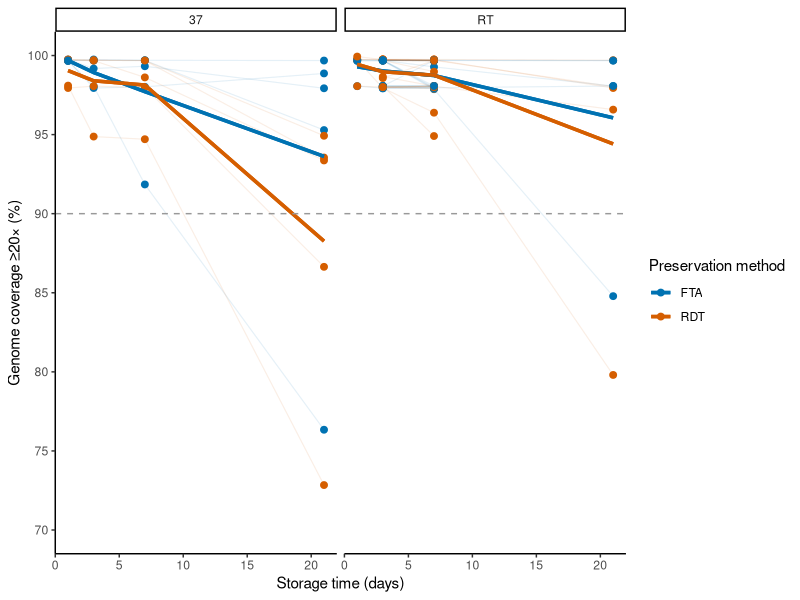
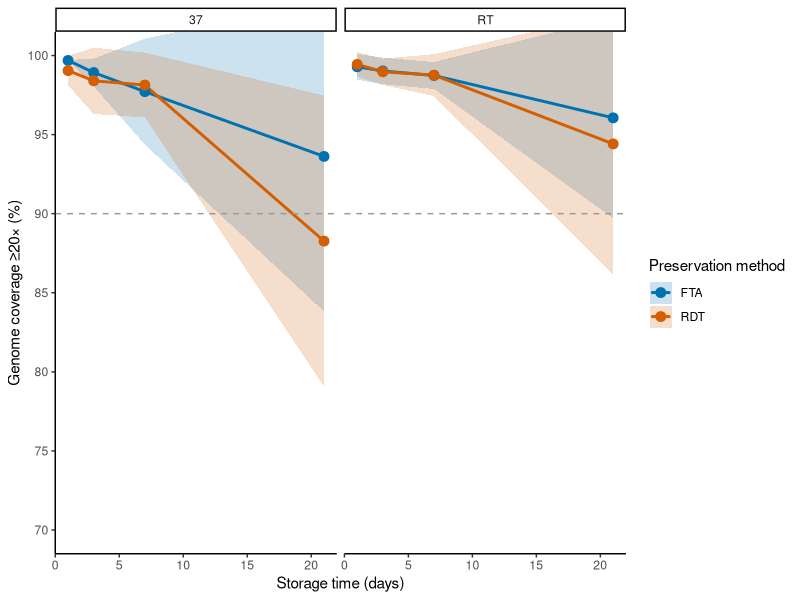
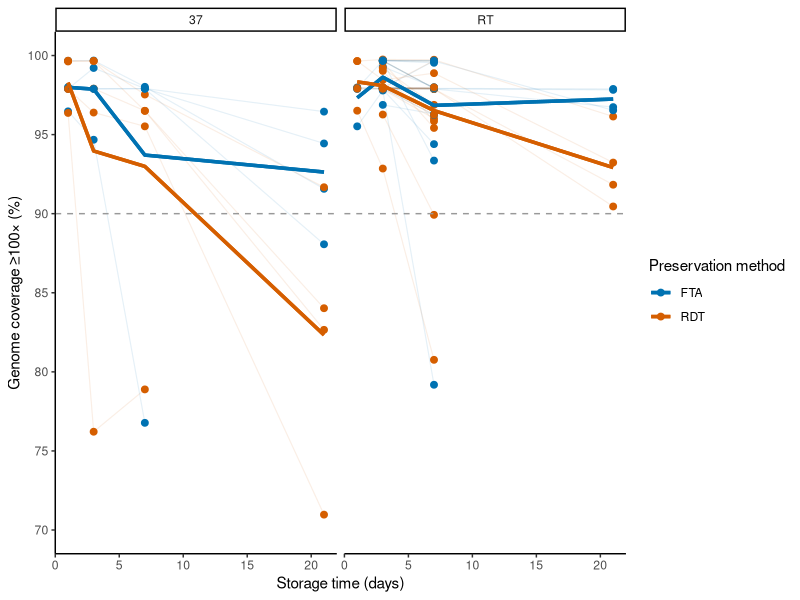
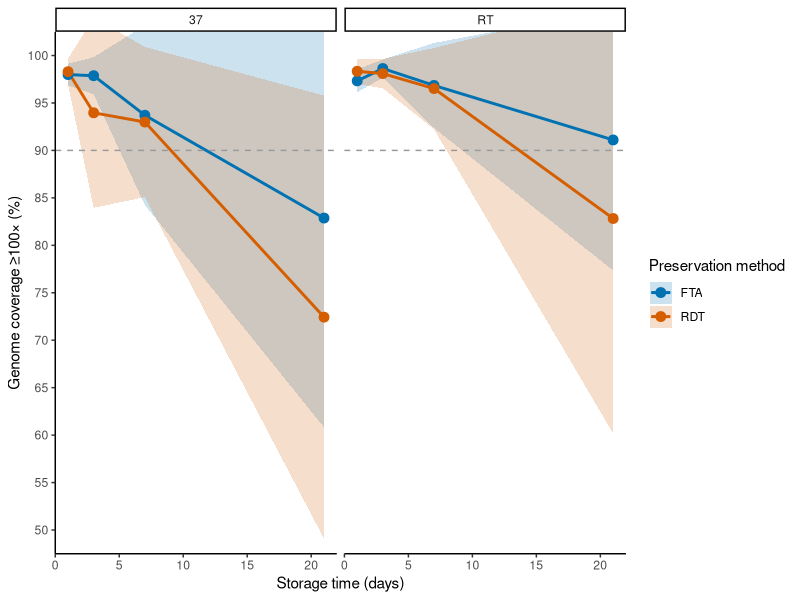
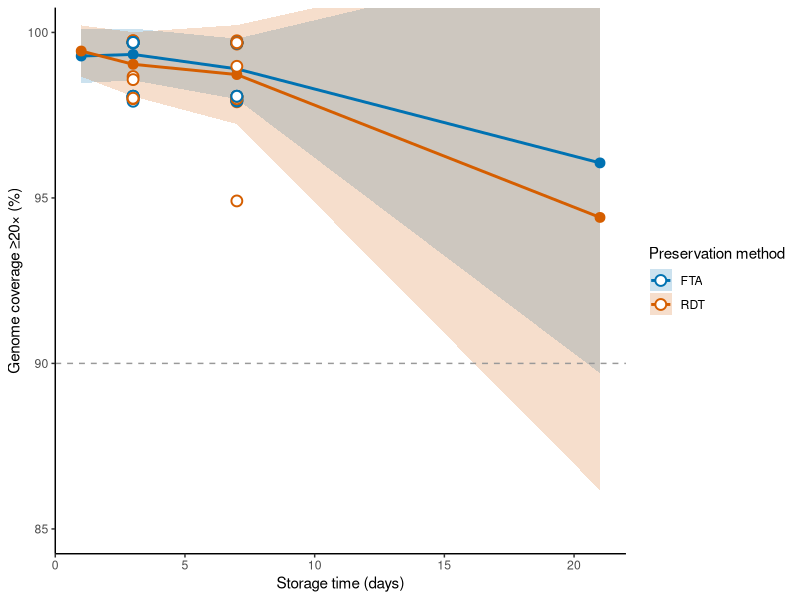
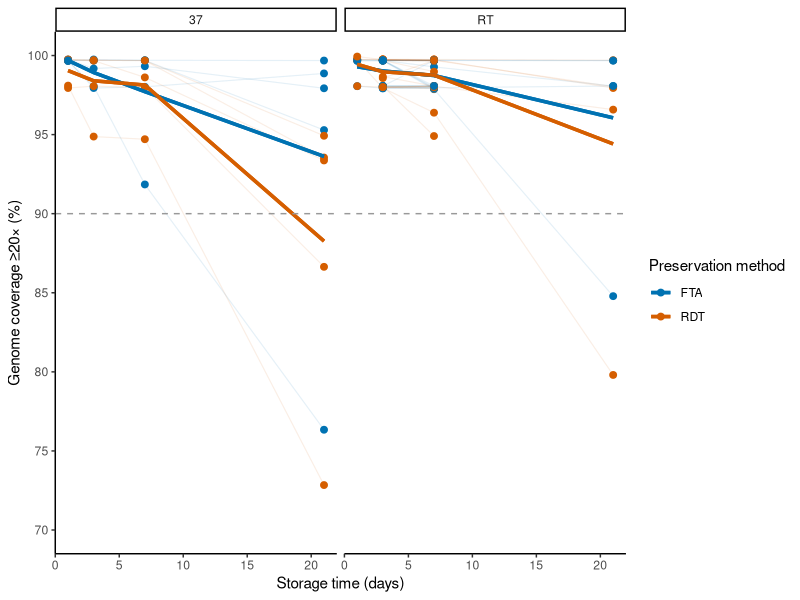
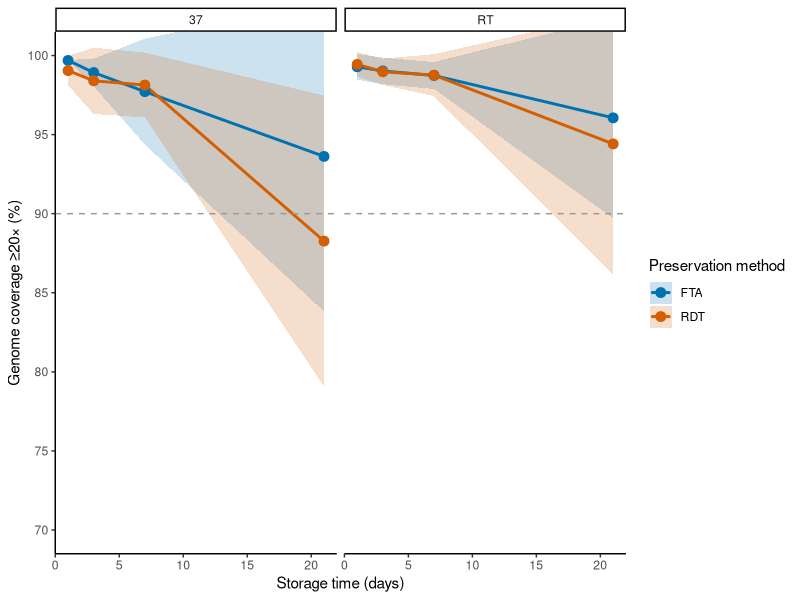
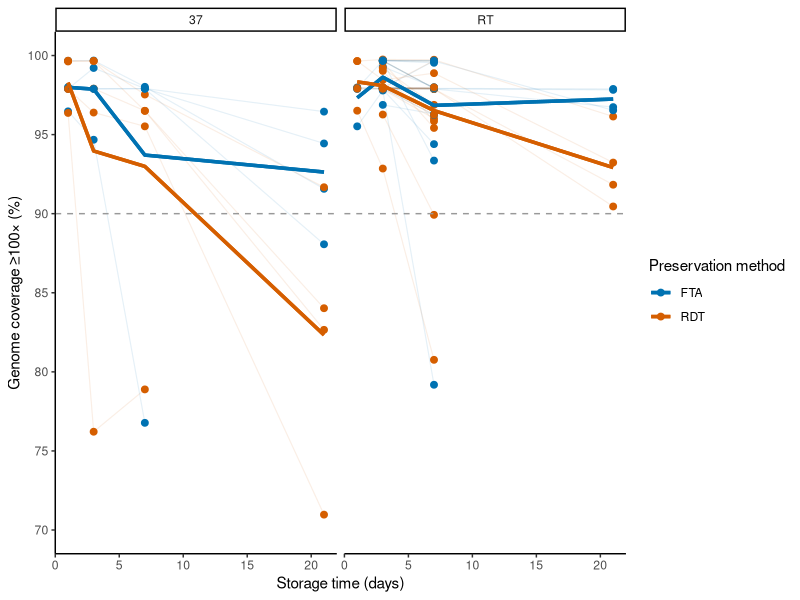

Reproduce these figures in R, in order.
#==================================================
# Plot genome recovery across all experiments
#==================================================

library(tidyverse)


#==================================================
# Prepare sequencing data
#==================================================

genome_length <- 11923

qc_all <- read.csv(
  "raw/5aug26_FTA_RDT_study_seq_data - Summary (1).csv"
) %>%
  filter(!grepl("NTC|NEC", sample_id)) %>%
  select(-sequences) %>%
  separate(
    sample_id,
    into = c("sample_id", "sample_type", "temp", "timepoint"),
    sep = "-",
    fill = "right"
  ) %>%
  mutate(
    
    # Brain samples: N6-D0
    sample_type = case_when(
      sample_type == "D0" ~ "Brain",
      TRUE ~ sample_type
    ),
    
    # Experiment 2: N6-FTA-D3
    timepoint = case_when(
      sample_type == "Brain" ~ 0,
      is.na(timepoint) & grepl("^D", temp) ~ as.numeric(sub("D", "", temp)),
      grepl("^D", timepoint) ~ as.numeric(sub("D", "", timepoint)),
      TRUE ~ as.numeric(timepoint)
    ),
    
    # Move D3 out of temp column for Exp 2
    temp = case_when(
      sample_type == "Brain" ~ NA_character_,
      grepl("^D", temp) ~ "RT",
      TRUE ~ temp
    ),
    
    coverage_20 = basesCovered_20 / genome_length * 100,
    coverage_100 = basesCovered_100 / genome_length * 100
  )

table(qc_all$Experiment_no, qc_all$timepoint, useNA="always")
#==================================================
# Remove known extraction failure
#==================================================

qc_all <- qc_all %>%
  filter(
    !(sample_id == "S1" &
        sample_type == "FTA" &
        temp == "RT" &
        timepoint == 1)
  )


#==================================================
# Summary across all experiments
#==================================================

recovery_summary_all <- qc_all %>%
  filter(sample_type != "Brain") %>%
  group_by(
    Experiment_no,
    sample_type,
    temp,
    timepoint
  ) %>%
  summarise(
    n = n(),
    mean_coverage20 = mean(coverage_20),
    sd_coverage20 = sd(coverage_20),
    median_coverage20 = median(coverage_20),
    success = sum(coverage_20 >= 90),
    success_percent = success/n*100,
    .groups = "drop"
  )

# write.csv(
#   recovery_summary_all,
#   "figures/all_experiments_genome_recovery_summary.csv",
#   row.names = FALSE
# )


#==================================================
# Plot ≥20x genome recovery
#==================================================

p_all_experiments <- ggplot(
  qc_all %>%
    filter(sample_type != "Brain"),
  aes(
    x = timepoint,
    y = coverage_20,
    colour = sample_type,
    group = interaction(sample_id, sample_type)
  )
) +
  geom_line(
    alpha = 0.1,
    linewidth = 0.4
  ) +
  geom_point(
    size = 2
  ) +
  stat_summary(
    aes(group = sample_type),
    fun = mean,
    geom = "line",
    linewidth = 1.2
  ) +
  stat_summary(
    aes(group = sample_type),
    fun = mean,
    geom = "line",
    linewidth = 1.2
  ) +
  scale_colour_manual(
    values = c(
      "FTA" = "#0072B2",
      "RDT" = "#D55E00"
    )
  ) +
  facet_wrap(~ temp) +
  geom_hline(
    yintercept = 90,
    linetype = "dashed",
    colour = "grey60"
  ) +
  scale_y_continuous(
    limits = c(70,100),
    breaks = seq(70,100,5)
  ) +
  labs(
    x = "Storage time (days)",
    y = "Genome coverage ≥20× (%)",
    colour = "Preservation method"
  ) +
  theme_classic(base_size = 11);p_all_experiments


ggsave(
  "figures/all_experiments_genome_recovery_coverage20.pdf",
  p_all_experiments,
  width = 16.5,
  height = 14,
  units = "cm",
  device = cairo_pdf
)

coverage_summary <- qc_all %>%
  filter(sample_type != "Brain") %>%
  group_by(temp, sample_type, timepoint) %>%
  summarise(
    mean_coverage = mean(coverage_20, na.rm = TRUE),
    sd_coverage = sd(coverage_20, na.rm = TRUE),
    .groups = "drop"
  )
p_all_experiments <- ggplot(
  coverage_summary,
  aes(
    x = timepoint,
    y = mean_coverage,
    colour = sample_type,
    fill = sample_type,
    group = sample_type
  )
) +
  
  geom_ribbon(
    aes(
      ymin = mean_coverage - sd_coverage,
      ymax = mean_coverage + sd_coverage
    ),
    alpha = 0.2,
    colour = NA
  ) +
  
  geom_line(
    linewidth = 1
  ) +
  
  geom_point(
    size = 3
  ) +
  
  facet_wrap(~ temp) +
  
  geom_hline(
    yintercept = 90,
    linetype = "dashed",
    colour = "grey60"
  ) +
  
  scale_y_continuous(
    breaks = seq(70,100,5)
  ) +
  
  coord_cartesian(
    ylim = c(70,100)
  ) +
  
  scale_colour_manual(
    values = c(
      "FTA" = "#0072B2",
      "RDT" = "#D55E00"
    )
  ) +
  
  scale_fill_manual(
    values = c(
      "FTA" = "#0072B2",
      "RDT" = "#D55E00"
    )
  ) +
  
  labs(
    x = "Storage time (days)",
    y = "Genome coverage ≥20× (%)",
    colour = "Preservation method",
    fill = "Preservation method"
  ) +
  
  theme_classic(base_size = 11)

p_all_experiments
ggsave(
  "figures/all_experiments_mean&sd_genome_recovery_coverage20.pdf",
  p_all_experiments,
  width = 16.5,
  height = 14,
  units = "cm",
  device = cairo_pdf
)
#==================================================
# Plot ≥100x genome recovery
#==================================================
p_all_experiments <- ggplot(
  qc_all %>%
    filter(sample_type != "Brain"),
  aes(
    x = timepoint,
    y = coverage_100,
    colour = sample_type,
    group = interaction(sample_id, sample_type)
  )
) +
  geom_line(
    alpha = 0.1,
    linewidth = 0.4
  ) +
  geom_point(
    size = 2
  ) +
  stat_summary(
    aes(group = sample_type),
    fun = mean,
    geom = "line",
    linewidth = 1.2
  ) +
  stat_summary(
    aes(group = sample_type),
    fun = mean,
    geom = "line",
    linewidth = 1.2
  ) +
  scale_colour_manual(
    values = c(
      "FTA" = "#0072B2",
      "RDT" = "#D55E00"
    )
  ) +
  facet_wrap(~ temp) +
  geom_hline(
    yintercept = 90,
    linetype = "dashed",
    colour = "grey60"
  ) +
  scale_y_continuous(
    limits = c(70,100),
    breaks = seq(70,100,5)
  ) +
  labs(
    x = "Storage time (days)",
    y = "Genome coverage ≥100× (%)",
    colour = "Preservation method"
  ) +
  theme_classic(base_size = 11);p_all_experiments


ggsave(
  "figures/all_experiments_genome_recovery_coverage100.pdf",
  p_all_experiments,
  width = 16.5,
  height = 14,
  units = "cm",
  device = cairo_pdf
)

coverage_summary100 <- qc_all %>%
  filter(sample_type != "Brain") %>%
  group_by(temp, sample_type, timepoint) %>%
  summarise(
    mean_coverage = mean(coverage_100, na.rm = TRUE),
    sd_coverage = sd(coverage_100, na.rm = TRUE),
    .groups = "drop"
  )
p_all_experiments <- ggplot(
  coverage_summary100,
  aes(
    x = timepoint,
    y = mean_coverage,
    colour = sample_type,
    fill = sample_type,
    group = sample_type
  )
) +
  
  geom_ribbon(
    aes(
      ymin = mean_coverage - sd_coverage,
      ymax = mean_coverage + sd_coverage
    ),
    alpha = 0.2,
    colour = NA
  ) +
  
  geom_line(
    linewidth = 1
  ) +
  
  geom_point(
    size = 3
  ) +
  
  facet_wrap(~ temp) +
  
  geom_hline(
    yintercept = 90,
    linetype = "dashed",
    colour = "grey60"
  ) +
  
  scale_y_continuous(
    breaks = seq(50,100,5)
  ) +
  
  coord_cartesian(
    ylim = c(50,100)
  ) +
  
  scale_colour_manual(
    values = c(
      "FTA" = "#0072B2",
      "RDT" = "#D55E00"
    )
  ) +
  
  scale_fill_manual(
    values = c(
      "FTA" = "#0072B2",
      "RDT" = "#D55E00"
    )
  ) +
  
  labs(
    x = "Storage time (days)",
    y = "Genome coverage ≥100× (%)",
    colour = "Preservation method",
    fill = "Preservation method"
  ) +
  
  theme_classic(base_size = 11)

p_all_experiments
ggsave(
  "figures/all_experiments_mean&sd_genome_recovery_coverage100.pdf",
  p_all_experiments,
  width = 16.5,
  height = 14,
  units = "cm",
  device = cairo_pdf
)



# Experiment 1 summary (reference)
exp1_summary <- qc_all %>%
  filter(
    sample_type != "Brain",
    temp == "RT",
    Experiment_no == 1
  ) %>%
  group_by(
    sample_type,
    timepoint
  ) %>%
  summarise(
    mean_coverage = mean(coverage_20, na.rm = TRUE),
    sd_coverage = sd(coverage_20, na.rm = TRUE),
    .groups = "drop"
  )


# Experiment 2 validation samples
exp2_validation <- qc_all %>%
  filter(
    sample_type != "Brain",
    temp == "RT",
    Experiment_no == 2
  )

p_RT_validation <- ggplot() +
  
  # Experiment 1 mean ± SD
  geom_ribbon(
    data = exp1_summary,
    aes(
      x = timepoint,
      ymin = mean_coverage - sd_coverage,
      ymax = mean_coverage + sd_coverage,
      fill = sample_type
    ),
    alpha = 0.2,
    colour = NA
  ) +
  
  geom_line(
    data = exp1_summary,
    aes(
      x = timepoint,
      y = mean_coverage,
      colour = sample_type,
      group = sample_type
    ),
    linewidth = 1
  ) +
  
  geom_point(
    data = exp1_summary,
    aes(
      x = timepoint,
      y = mean_coverage,
      colour = sample_type
    ),
    size = 3
  ) +
  
  # Experiment 2 validation points
  geom_point(
    data = exp2_validation,
    aes(
      x = timepoint,
      y = coverage_20,
      colour = sample_type
    ),
    shape = 21,
    fill = "white",
    size = 3,
    stroke = 1
  ) +
  
  geom_hline(
    yintercept = 90,
    linetype = "dashed",
    colour = "grey60"
  ) +
  
  scale_colour_manual(
    values = c(
      "FTA" = "#0072B2",
      "RDT" = "#D55E00"
    )
  ) +
  
  scale_fill_manual(
    values = c(
      "FTA" = "#0072B2",
      "RDT" = "#D55E00"
    )
  ) +
  
  scale_y_continuous(
    breaks = seq(85,100,5)
  ) +
  
  coord_cartesian(
    ylim = c(85,100)
  ) +
  
  labs(
    x = "Storage time (days)",
    y = "Genome coverage ≥20× (%)",
    colour = "Preservation method",
    fill = "Preservation method"
  ) +
  
  theme_classic(base_size = 11)


p_RT_validation
